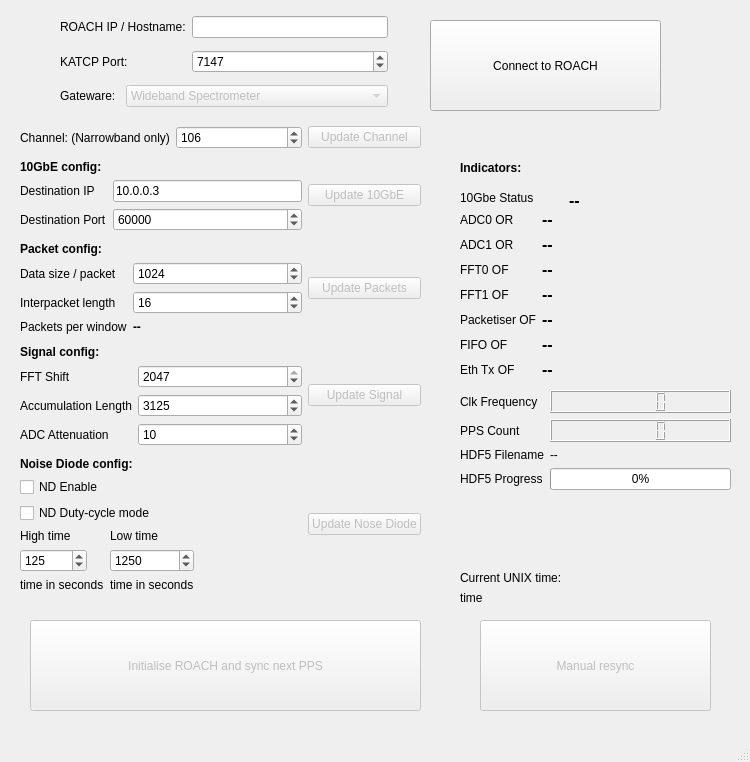
<?xml version="1.0" encoding="UTF-8"?>
<ui version="4.0">
 <class>MainWindow</class>
 <widget class="QMainWindow" name="MainWindow">
  <property name="geometry">
   <rect>
    <x>0</x>
    <y>0</y>
    <width>750</width>
    <height>762</height>
   </rect>
  </property>
  <property name="windowTitle">
   <string>AVN ROACH Control</string>
  </property>
  <widget class="QWidget" name="centralwidget">
   <widget class="QPushButton" name="_initRoachButton">
    <property name="enabled">
     <bool>false</bool>
    </property>
    <property name="geometry">
     <rect>
      <x>30</x>
      <y>620</y>
      <width>391</width>
      <height>91</height>
     </rect>
    </property>
    <property name="text">
     <string>Initialise ROACH and sync next PPS</string>
    </property>
   </widget>
   <widget class="QLabel" name="label_14">
    <property name="geometry">
     <rect>
      <x>460</x>
      <y>160</y>
      <width>81</width>
      <height>16</height>
     </rect>
    </property>
    <property name="font">
     <font>
      <weight>75</weight>
      <bold>true</bold>
     </font>
    </property>
    <property name="text">
     <string>Indicators:</string>
    </property>
   </widget>
   <widget class="QLabel" name="label_33">
    <property name="geometry">
     <rect>
      <x>460</x>
      <y>190</y>
      <width>101</width>
      <height>16</height>
     </rect>
    </property>
    <property name="text">
     <string>10Gbe Status</string>
    </property>
   </widget>
   <widget class="QLabel" name="_tenGbEStatusLabel">
    <property name="geometry">
     <rect>
      <x>569</x>
      <y>190</y>
      <width>91</width>
      <height>20</height>
     </rect>
    </property>
    <property name="font">
     <font>
      <pointsize>12</pointsize>
      <weight>75</weight>
      <bold>true</bold>
     </font>
    </property>
    <property name="text">
     <string>--</string>
    </property>
   </widget>
   <widget class="QWidget" name="layoutWidget">
    <property name="geometry">
     <rect>
      <x>460</x>
      <y>210</y>
      <width>211</width>
      <height>171</height>
     </rect>
    </property>
    <layout class="QFormLayout" name="formLayout_7">
     <item row="0" column="0">
      <widget class="QLabel" name="label_17">
       <property name="text">
        <string>ADC0 OR</string>
       </property>
      </widget>
     </item>
     <item row="0" column="1">
      <widget class="QLabel" name="_adc0OrLabel">
       <property name="font">
        <font>
         <pointsize>12</pointsize>
         <weight>75</weight>
         <bold>true</bold>
        </font>
       </property>
       <property name="text">
        <string>--</string>
       </property>
      </widget>
     </item>
     <item row="1" column="0">
      <widget class="QLabel" name="label_18">
       <property name="text">
        <string>ADC1 OR</string>
       </property>
      </widget>
     </item>
     <item row="1" column="1">
      <widget class="QLabel" name="_adc1OrLabel">
       <property name="font">
        <font>
         <pointsize>12</pointsize>
         <weight>75</weight>
         <bold>true</bold>
        </font>
       </property>
       <property name="text">
        <string>--</string>
       </property>
      </widget>
     </item>
     <item row="2" column="0">
      <widget class="QLabel" name="label_19">
       <property name="text">
        <string>FFT0 OF</string>
       </property>
      </widget>
     </item>
     <item row="2" column="1">
      <widget class="QLabel" name="_fft0OfLabel">
       <property name="font">
        <font>
         <pointsize>12</pointsize>
         <weight>75</weight>
         <bold>true</bold>
        </font>
       </property>
       <property name="text">
        <string>--</string>
       </property>
      </widget>
     </item>
     <item row="3" column="0">
      <widget class="QLabel" name="label_20">
       <property name="text">
        <string>FFT1 OF</string>
       </property>
      </widget>
     </item>
     <item row="3" column="1">
      <widget class="QLabel" name="_fft1OfLabel">
       <property name="font">
        <font>
         <pointsize>12</pointsize>
         <weight>75</weight>
         <bold>true</bold>
        </font>
       </property>
       <property name="text">
        <string>--</string>
       </property>
      </widget>
     </item>
     <item row="4" column="0">
      <widget class="QLabel" name="label_21">
       <property name="text">
        <string>Packetiser OF</string>
       </property>
      </widget>
     </item>
     <item row="4" column="1">
      <widget class="QLabel" name="_packetiserOfLabel">
       <property name="font">
        <font>
         <pointsize>12</pointsize>
         <weight>75</weight>
         <bold>true</bold>
        </font>
       </property>
       <property name="text">
        <string>--</string>
       </property>
      </widget>
     </item>
     <item row="5" column="0">
      <widget class="QLabel" name="label_22">
       <property name="text">
        <string>FIFO OF</string>
       </property>
      </widget>
     </item>
     <item row="5" column="1">
      <widget class="QLabel" name="_fifoOfLabel">
       <property name="font">
        <font>
         <pointsize>12</pointsize>
         <weight>75</weight>
         <bold>true</bold>
        </font>
       </property>
       <property name="text">
        <string>--</string>
       </property>
      </widget>
     </item>
     <item row="6" column="0">
      <widget class="QLabel" name="label_23">
       <property name="text">
        <string>Eth Tx OF</string>
       </property>
      </widget>
     </item>
     <item row="6" column="1">
      <widget class="QLabel" name="_ethTxOfLabel">
       <property name="font">
        <font>
         <pointsize>12</pointsize>
         <weight>75</weight>
         <bold>true</bold>
        </font>
       </property>
       <property name="text">
        <string>--</string>
       </property>
      </widget>
     </item>
    </layout>
   </widget>
   <widget class="QWidget" name="layoutWidget">
    <property name="geometry">
     <rect>
      <x>460</x>
      <y>390</y>
      <width>271</width>
      <height>104</height>
     </rect>
    </property>
    <layout class="QFormLayout" name="formLayout_8">
     <item row="0" column="0">
      <widget class="QLabel" name="label_31">
       <property name="text">
        <string>Clk Frequency</string>
       </property>
      </widget>
     </item>
     <item row="0" column="1">
      <widget class="QLCDNumber" name="_clkFrequencyDisplay"/>
     </item>
     <item row="1" column="0">
      <widget class="QLabel" name="label_32">
       <property name="text">
        <string>PPS Count</string>
       </property>
      </widget>
     </item>
     <item row="1" column="1">
      <widget class="QLCDNumber" name="_PPSCountDisplay"/>
     </item>
     <item row="2" column="0">
      <widget class="QLabel" name="label_35">
       <property name="text">
        <string>HDF5 Filename</string>
       </property>
      </widget>
     </item>
     <item row="2" column="1">
      <widget class="QLabel" name="_hdf5FilenameLabel">
       <property name="text">
        <string>--</string>
       </property>
      </widget>
     </item>
     <item row="3" column="0">
      <widget class="QLabel" name="label_36">
       <property name="text">
        <string>HDF5 Progress</string>
       </property>
      </widget>
     </item>
     <item row="3" column="1">
      <widget class="QProgressBar" name="_hdf5ProgressBar">
       <property name="value">
        <number>0</number>
       </property>
      </widget>
     </item>
    </layout>
   </widget>
   <widget class="QWidget" name="layoutWidget">
    <property name="geometry">
     <rect>
      <x>20</x>
      <y>121</y>
      <width>401</width>
      <height>478</height>
     </rect>
    </property>
    <layout class="QGridLayout" name="gridLayout">
     <item row="0" column="0">
      <layout class="QFormLayout" name="formLayout_6">
       <item row="0" column="0">
        <widget class="QLabel" name="label_13">
         <property name="text">
          <string>Channel: (Narrowband only)</string>
         </property>
        </widget>
       </item>
       <item row="0" column="1">
        <widget class="QSpinBox" name="_channelSelectSpinbox">
         <property name="maximum">
          <number>255</number>
         </property>
         <property name="value">
          <number>106</number>
         </property>
        </widget>
       </item>
      </layout>
     </item>
     <item row="0" column="1">
      <widget class="QPushButton" name="_channelUpdateButton">
       <property name="enabled">
        <bool>false</bool>
       </property>
       <property name="text">
        <string>Update Channel</string>
       </property>
      </widget>
     </item>
     <item row="1" column="0">
      <layout class="QFormLayout" name="formLayout">
       <item row="0" column="0" colspan="2">
        <widget class="QLabel" name="label">
         <property name="font">
          <font>
           <weight>75</weight>
           <bold>true</bold>
          </font>
         </property>
         <property name="text">
          <string>10GbE config:</string>
         </property>
        </widget>
       </item>
       <item row="1" column="0">
        <widget class="QLabel" name="label_2">
         <property name="text">
          <string>Destination IP</string>
         </property>
        </widget>
       </item>
       <item row="2" column="0">
        <widget class="QLabel" name="label_3">
         <property name="text">
          <string>Destination Port</string>
         </property>
        </widget>
       </item>
       <item row="1" column="1">
        <widget class="QLineEdit" name="_destinationIPBox">
         <property name="text">
          <string>10.0.0.3</string>
         </property>
        </widget>
       </item>
       <item row="2" column="1">
        <widget class="QSpinBox" name="_destinationPortSpinbox">
         <property name="maximum">
          <number>65535</number>
         </property>
         <property name="value">
          <number>60000</number>
         </property>
        </widget>
       </item>
      </layout>
     </item>
     <item row="1" column="1">
      <widget class="QPushButton" name="_tenGbeUpdateButton">
       <property name="enabled">
        <bool>false</bool>
       </property>
       <property name="text">
        <string>Update 10GbE</string>
       </property>
      </widget>
     </item>
     <item row="2" column="0">
      <layout class="QFormLayout" name="formLayout_2">
       <item row="0" column="0">
        <widget class="QLabel" name="label_4">
         <property name="font">
          <font>
           <weight>75</weight>
           <bold>true</bold>
          </font>
         </property>
         <property name="text">
          <string>Packet config:</string>
         </property>
        </widget>
       </item>
       <item row="1" column="0">
        <widget class="QLabel" name="label_5">
         <property name="text">
          <string>Data size / packet</string>
         </property>
        </widget>
       </item>
       <item row="2" column="0">
        <widget class="QLabel" name="label_6">
         <property name="text">
          <string>Interpacket length</string>
         </property>
        </widget>
       </item>
       <item row="3" column="0">
        <widget class="QLabel" name="label_7">
         <property name="text">
          <string>Packets per window</string>
         </property>
        </widget>
       </item>
       <item row="1" column="1">
        <widget class="QSpinBox" name="_dataSizePerPacketSpinbox">
         <property name="minimum">
          <number>1</number>
         </property>
         <property name="maximum">
          <number>8194</number>
         </property>
         <property name="value">
          <number>1024</number>
         </property>
        </widget>
       </item>
       <item row="2" column="1">
        <widget class="QSpinBox" name="_interpacketLengthSpinbox">
         <property name="minimum">
          <number>0</number>
         </property>
         <property name="maximum">
          <number>1024</number>
         </property>
         <property name="value">
          <number>16</number>
         </property>
        </widget>
       </item>
       <item row="3" column="1">
        <widget class="QLabel" name="_packetsPerWindowLabel">
         <property name="font">
          <font>
           <weight>75</weight>
           <bold>true</bold>
          </font>
         </property>
         <property name="text">
          <string>--</string>
         </property>
        </widget>
       </item>
      </layout>
     </item>
     <item row="2" column="1">
      <widget class="QPushButton" name="_packetsUpdateButton">
       <property name="enabled">
        <bool>false</bool>
       </property>
       <property name="text">
        <string>Update Packets</string>
       </property>
      </widget>
     </item>
     <item row="3" column="0">
      <layout class="QFormLayout" name="formLayout_3">
       <item row="0" column="0" colspan="2">
        <widget class="QLabel" name="label_8">
         <property name="font">
          <font>
           <weight>75</weight>
           <bold>true</bold>
          </font>
         </property>
         <property name="text">
          <string>Signal config:</string>
         </property>
        </widget>
       </item>
       <item row="1" column="0">
        <widget class="QLabel" name="label_9">
         <property name="text">
          <string>FFT Shift</string>
         </property>
        </widget>
       </item>
       <item row="2" column="0">
        <widget class="QLabel" name="label_10">
         <property name="text">
          <string>Accumulation Length</string>
         </property>
        </widget>
       </item>
       <item row="3" column="0">
        <widget class="QLabel" name="label_11">
         <property name="text">
          <string>ADC Attenuation</string>
         </property>
        </widget>
       </item>
       <item row="1" column="1">
        <widget class="QSpinBox" name="_fftShiftShiftbox">
         <property name="minimum">
          <number>0</number>
         </property>
         <property name="maximum">
          <number>2047</number>
         </property>
         <property name="value">
          <number>2047</number>
         </property>
        </widget>
       </item>
       <item row="2" column="1">
        <widget class="QSpinBox" name="_accumulationLengthSpinbox">
         <property name="minimum">
          <number>1</number>
         </property>
         <property name="maximum">
          <number>10000</number>
         </property>
         <property name="value">
          <number>3125</number>
         </property>
        </widget>
       </item>
       <item row="3" column="1">
        <widget class="QSpinBox" name="_adcAttenuationSpinbox">
         <property name="minimum">
          <number>0</number>
         </property>
         <property name="maximum">
          <number>63</number>
         </property>
         <property name="value">
          <number>10</number>
         </property>
        </widget>
       </item>
      </layout>
     </item>
     <item row="3" column="1">
      <widget class="QPushButton" name="_signalUpdateButton">
       <property name="enabled">
        <bool>false</bool>
       </property>
       <property name="text">
        <string>Update Signal</string>
       </property>
      </widget>
     </item>
     <item row="4" column="0">
      <layout class="QFormLayout" name="formLayout_5">
       <item row="0" column="0">
        <widget class="QLabel" name="label_12">
         <property name="font">
          <font>
           <weight>75</weight>
           <bold>true</bold>
          </font>
         </property>
         <property name="text">
          <string>Noise Diode config:</string>
         </property>
        </widget>
       </item>
       <item row="1" column="0">
        <widget class="QCheckBox" name="_NDEnableCheckbox">
         <property name="text">
          <string>ND Enable</string>
         </property>
        </widget>
       </item>
       <item row="2" column="0">
        <widget class="QCheckBox" name="_NDDutycycleModeCheckbox">
         <property name="text">
          <string>ND Duty-cycle mode</string>
         </property>
        </widget>
       </item>
       <item row="3" column="0">
        <layout class="QFormLayout" name="formLayout_4">
         <item row="0" column="0">
          <widget class="QLabel" name="label_15">
           <property name="text">
            <string>High time</string>
           </property>
          </widget>
         </item>
         <item row="0" column="1">
          <widget class="QLabel" name="label_16">
           <property name="text">
            <string>Low time</string>
           </property>
          </widget>
         </item>
         <item row="1" column="0">
          <widget class="QSpinBox" name="_NDHighTimeSpinbox">
           <property name="minimum">
            <number>0</number>
           </property>
           <property name="maximum">
            <number>2147483647</number>
           </property>
           <property name="value">
            <number>125</number>
           </property>
          </widget>
         </item>
         <item row="1" column="1">
          <widget class="QSpinBox" name="_NDLowTimeSpinbox">
           <property name="minimum">
            <number>0</number>
           </property>
           <property name="maximum">
            <number>2147483647</number>
           </property>
           <property name="singleStep">
            <number>1</number>
           </property>
           <property name="value">
            <number>1250</number>
           </property>
          </widget>
         </item>
         <item row="2" column="0">
          <widget class="QLabel" name="_NDHighTimeLabel">
           <property name="text">
            <string>time in seconds</string>
           </property>
          </widget>
         </item>
         <item row="2" column="1">
          <widget class="QLabel" name="_NDLowTimeLabel">
           <property name="text">
            <string>time in seconds</string>
           </property>
          </widget>
         </item>
        </layout>
       </item>
      </layout>
     </item>
     <item row="4" column="1">
      <widget class="QPushButton" name="_NDUpdateButton">
       <property name="enabled">
        <bool>false</bool>
       </property>
       <property name="text">
        <string>Update Nose Diode</string>
       </property>
      </widget>
     </item>
    </layout>
   </widget>
   <widget class="QWidget" name="layoutWidget">
    <property name="geometry">
     <rect>
      <x>60</x>
      <y>10</y>
      <width>328</width>
      <height>105</height>
     </rect>
    </property>
    <layout class="QGridLayout" name="gridLayout_2">
     <item row="2" column="1" colspan="2">
      <widget class="QComboBox" name="_gatewareSelectCombo">
       <property name="enabled">
        <bool>false</bool>
       </property>
       <item>
        <property name="text">
         <string>Wideband Spectrometer</string>
        </property>
       </item>
       <item>
        <property name="text">
         <string>Narrowband Spectrometer</string>
        </property>
       </item>
       <item>
        <property name="text">
         <string>Time stream data</string>
        </property>
       </item>
      </widget>
     </item>
     <item row="1" column="0" colspan="2">
      <widget class="QLabel" name="label_25">
       <property name="text">
        <string>KATCP Port:</string>
       </property>
      </widget>
     </item>
     <item row="1" column="2">
      <widget class="QSpinBox" name="_katcpPortSpinbox">
       <property name="maximum">
        <number>65535</number>
       </property>
       <property name="value">
        <number>7147</number>
       </property>
      </widget>
     </item>
     <item row="2" column="0">
      <widget class="QLabel" name="label_26">
       <property name="text">
        <string>Gateware:</string>
       </property>
      </widget>
     </item>
     <item row="0" column="2">
      <widget class="QLineEdit" name="_roachHostIPBox">
       <property name="text">
        <string/>
       </property>
      </widget>
     </item>
     <item row="0" column="0" colspan="2">
      <widget class="QLabel" name="label_24">
       <property name="text">
        <string>ROACH IP / Hostname:</string>
       </property>
      </widget>
     </item>
    </layout>
   </widget>
   <widget class="QPushButton" name="_connectToRoachButton">
    <property name="enabled">
     <bool>true</bool>
    </property>
    <property name="geometry">
     <rect>
      <x>430</x>
      <y>20</y>
      <width>231</width>
      <height>91</height>
     </rect>
    </property>
    <property name="text">
     <string>Connect to ROACH</string>
    </property>
   </widget>
   <widget class="QPushButton" name="_manualResyncButton">
    <property name="enabled">
     <bool>false</bool>
    </property>
    <property name="geometry">
     <rect>
      <x>480</x>
      <y>620</y>
      <width>231</width>
      <height>91</height>
     </rect>
    </property>
    <property name="text">
     <string>Manual resync</string>
    </property>
   </widget>
   <widget class="QPushButton" name="_initRoachButton_2">
    <property name="enabled">
     <bool>false</bool>
    </property>
    <property name="geometry">
     <rect>
      <x>60</x>
      <y>1220</y>
      <width>391</width>
      <height>91</height>
     </rect>
    </property>
    <property name="text">
     <string>Initialise ROACH and sync next PPS</string>
    </property>
   </widget>
   <widget class="QLabel" name="label_27">
    <property name="geometry">
     <rect>
      <x>460</x>
      <y>570</y>
      <width>121</width>
      <height>16</height>
     </rect>
    </property>
    <property name="text">
     <string>Current UNIX time:</string>
    </property>
   </widget>
   <widget class="QLabel" name="_timeLabel">
    <property name="geometry">
     <rect>
      <x>460</x>
      <y>590</y>
      <width>151</width>
      <height>16</height>
     </rect>
    </property>
    <property name="text">
     <string>time</string>
    </property>
   </widget>
  </widget>
  <widget class="QMenuBar" name="menubar">
   <property name="geometry">
    <rect>
     <x>0</x>
     <y>0</y>
     <width>750</width>
     <height>20</height>
    </rect>
   </property>
  </widget>
  <widget class="QStatusBar" name="statusbar">
   <property name="enabled">
    <bool>true</bool>
   </property>
  </widget>
 </widget>
 <resources/>
 <connections/>
</ui>
